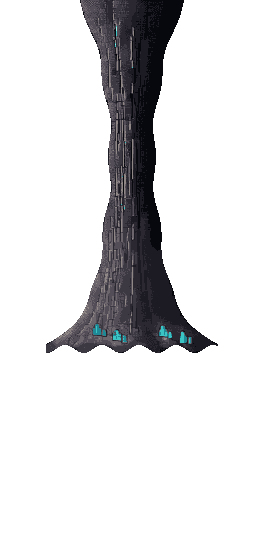
#> input picture art_src/environments/cave_tree_whole.png, 264 x 544 px
$ python pixelize.py ../art_src/environments/cave_tree_whole.png out.png
#> lines starting #> are read from the running program, lines starting #| are printed output that depends on the picture; after the words box and inside, x2 and y2 are one past the last pixel; in counts of white or black regions, pixels touching at a corner belong together
#!/usr/bin/env python3
"""
Farroad art pipeline: turn an AI "pixel art" image into a real sprite.

Stable Diffusion draws pixel art as big soft blocks (e.g. every art pixel
is ~6x6 screen pixels with blurred edges and thousands of colours). This:

  1. detects the block size and grid phase (or use --block),
  2. samples one colour per block (the block's most common colour, ignoring
     its edges) -> a true 1:1 pixel image,
  3. makes the background transparent (flood fill from the border through
     colours close to the corner colour),
  4. reduces to a small shared palette (--colors),
  5. removes background pockets enclosed by the sprite (arm/torso gaps),
  6. cleans orphan pixels (single pixels matching no neighbour are merged
     into their cluster; stray specks deleted; pinholes filled),
  7. crops to the sprite and optionally drops tiny specks.

As a library, shared_palette([...]) builds one palette for several
sprites; pass it as pixelize(..., palette=pal) so a cast shares colours.

Usage:
  python tools/pixelize.py in.png out.png [--block N] [--colors 32]
      [--bg-tolerance 40] [--keep-largest] [--preview preview.png]

Needs Pillow.
"""
import argparse
from collections import Counter, deque

from PIL import Image


def lum(c):
    return 0.299 * c[0] + 0.587 * c[1] + 0.114 * c[2]


def detect_block(img, lo=3, hi=16):
    """Find the block size k and phase p where strong colour edges line up
    on a k-pixel grid. Returns (k, px, py)."""
    px = img.load()
    W, H = img.size
    xs, ys = Counter(), Counter()
    for y in range(0, H, 2):
        for x in range(1, W):
            a, b = px[x - 1, y], px[x, y]
            if abs(a[0] - b[0]) + abs(a[1] - b[1]) + abs(a[2] - b[2]) > 60:
                xs[x] += 1
    for x in range(0, W, 2):
        for y in range(1, H):
            a, b = px[x, y - 1], px[x, y]
            if abs(a[0] - b[0]) + abs(a[1] - b[1]) + abs(a[2] - b[2]) > 60:
                ys[y] += 1

    def best(counter):
        total = sum(counter.values()) or 1
        out = None
        for k in range(lo, hi + 1):
            for p in range(k):
                hit = sum(v for pos, v in counter.items() if pos % k == p)
                # allow edges one pixel off the grid (anti-aliasing)
                near = sum(v for pos, v in counter.items() if (pos - p) % k in (1, k - 1))
                score = (hit + 0.5 * near) / total - 1.0 / k
                if out is None or score > out[0]:
                    out = (score, k, p)
        return out

    sx, sy = best(xs), best(ys)
    k = sx[1] if sx[0] >= sy[0] else sy[1]
    # re-pick phases for the chosen k
    def phase(counter):
        return max(range(k), key=lambda p: sum(v for pos, v in counter.items() if pos % k == p))
    return k, phase(xs), phase(ys)


def downsample(img, k, ox, oy):
    px = img.load()
    W, H = img.size
    cols, rows = (W - ox) // k, (H - oy) // k
    out = Image.new("RGB", (cols, rows))
    op = out.load()
    m = 1 if k >= 4 else 0   # skip the blurred block border
    for j in range(rows):
        for i in range(cols):
            c = Counter()
            for y in range(oy + j * k + m, oy + (j + 1) * k - m):
                for x in range(ox + i * k + m, ox + (i + 1) * k - m):
                    p = px[x, y]
                    c[(p[0] // 8 * 8, p[1] // 8 * 8, p[2] // 8 * 8)] += 1
            op[i, j] = c.most_common(1)[0][0]
    return out


def remove_background(img, tol):
    """Flood-fill from the border through pixels close to the corner colours."""
    px = img.load()
    W, H = img.size
    corners = [px[0, 0], px[W - 1, 0], px[0, H - 1], px[W - 1, H - 1]]
    bg = Counter(corners).most_common(1)[0][0]

    def close(c):
        return abs(c[0] - bg[0]) + abs(c[1] - bg[1]) + abs(c[2] - bg[2]) <= tol

    seen = set()
    q = deque([(x, y) for x in range(W) for y in (0, H - 1)] + [(x, y) for y in range(H) for x in (0, W - 1)])
    while q:
        p = q.popleft()
        if p in seen:
            continue
        x, y = p
        if not (0 <= x < W and 0 <= y < H) or not close(px[p]):
            continue
        seen.add(p)
        q.extend(((x + 1, y), (x - 1, y), (x, y + 1), (x, y - 1)))
    out = img.convert("RGBA")
    op = out.load()
    for p in seen:
        op[p] = (0, 0, 0, 0)
    return out


def remove_enclosed_background(img, bg, tol=20, min_size=6):
    """Background pockets fully enclosed by the sprite (e.g. the gap between
    an arm and the torso) aren't reached by the border flood fill. Remove
    every connected region of near-background colour at least `min_size`
    pixels big; smaller ones are kept (eye whites, sword glints)."""
    px = img.load()
    W, H = img.size

    def close(c):
        return c[3] > 0 and abs(c[0] - bg[0]) + abs(c[1] - bg[1]) + abs(c[2] - bg[2]) <= tol

    seen = set()
    removed = 0
    for y in range(H):
        for x in range(W):
            if (x, y) in seen or not close(px[x, y]):
                continue
            region, q = [], deque([(x, y)])
            seen.add((x, y))
            while q:
                cx, cy = q.popleft()
                region.append((cx, cy))
                for n in ((cx + 1, cy), (cx - 1, cy), (cx, cy + 1), (cx, cy - 1)):
                    if 0 <= n[0] < W and 0 <= n[1] < H and n not in seen and close(px[n]):
                        seen.add(n)
                        q.append(n)
            if len(region) >= min_size:
                for p in region:
                    px[p] = (0, 0, 0, 0)
                removed += len(region)
    return removed


NEIGH8 = ((1, 0), (-1, 0), (0, 1), (0, -1), (1, 1), (1, -1), (-1, 1), (-1, -1))


def cdist(a, b):
    return abs(a[0] - b[0]) + abs(a[1] - b[1]) + abs(a[2] - b[2])


def clean_orphans(img, passes=2, max_contrast=90):
    """Pixel art is built from clusters, not scattered single pixels.
    - An opaque pixel whose colour matches none of its 8 neighbours, and is
      within `max_contrast` of its closest neighbour, is AI noise: it is
      recoloured to that closest neighbouring colour (merged into the
      cluster). High-contrast single pixels (eye highlights, pupils, glints)
      are deliberate detail and are kept.
    - An opaque pixel with no opaque 4-neighbour is deleted (a stray speck).
    - A transparent pixel surrounded on all 4 sides by the sprite is filled
      (a pinhole).
    Returns how many pixels changed."""
    px = img.load()
    W, H = img.size
    changed = 0
    for _ in range(passes):
        edits = {}
        for y in range(H):
            for x in range(W):
                c = px[x, y]
                n8 = [px[x + dx, y + dy] for dx, dy in NEIGH8 if 0 <= x + dx < W and 0 <= y + dy < H]
                n4 = [px[x + dx, y + dy] for dx, dy in NEIGH8[:4] if 0 <= x + dx < W and 0 <= y + dy < H]
                opaque8 = [n for n in n8 if n[3] > 0]
                if c[3] == 0:
                    if len(n4) == 4 and all(n[3] > 0 for n in n4):
                        edits[(x, y)] = Counter(n4).most_common(1)[0][0]
                    continue
                if not any(n[3] > 0 for n in n4):
                    edits[(x, y)] = (0, 0, 0, 0)
                elif c not in n8 and opaque8:
                    nearest = min(opaque8, key=lambda n: cdist(c, n))
                    if cdist(c, nearest) <= max_contrast:
                        edits[(x, y)] = nearest
        for p, c in edits.items():
            px[p] = c
        changed += len(edits)
        if not edits:
            break
    return changed


def components(img):
    px = img.load()
    W, H = img.size
    seen, comps = set(), []
    for y in range(H):
        for x in range(W):
            if px[x, y][3] and (x, y) not in seen:
                comp, q = [], deque([(x, y)])
                seen.add((x, y))
                while q:
                    cx, cy = q.popleft()
                    comp.append((cx, cy))
                    for n in ((cx + 1, cy), (cx - 1, cy), (cx, cy + 1), (cx, cy - 1)):
                        if 0 <= n[0] < W and 0 <= n[1] < H and n not in seen and px[n][3]:
                            seen.add(n)
                            q.append(n)
                comps.append(comp)
    return comps


def quantize(img, colors, palette=None):
    alpha = img.split()[3]
    rgb = img.convert("RGB")
    if palette is not None:
        q = rgb.quantize(palette=palette, dither=Image.Dither.NONE)
    else:
        q = rgb.quantize(colors=colors, method=Image.Quantize.MEDIANCUT, dither=Image.Dither.NONE)
    out = q.convert("RGBA")
    out.putalpha(alpha)
    return out


def pixelize(src, block=None, colors=32, bg_tol=90, keep_largest=False, min_speck=4,
             holes=True, orphans=True, palette=None):
    """Returns (sprite, block size, figure count, stats). `palette` is an
    optional P-mode image whose palette every sprite is mapped onto (see
    shared_palette()), so a whole cast shares one set of colours."""
    img = src.convert("RGB")
    if block:
        k = block
        _, ox, oy = detect_block(img, block, block)
    else:
        k, ox, oy = detect_block(img)
    small = downsample(img, k, ox, oy)
    sp0 = small.load()
    W, H = small.size
    corners = [sp0[0, 0], sp0[W - 1, 0], sp0[0, H - 1], sp0[W - 1, H - 1]]
    bg = Counter(corners).most_common(1)[0][0]
    sprite = remove_background(small, bg_tol)
    stats = {"holes": remove_enclosed_background(sprite, bg) if holes else 0}
    comps = components(sprite)
    sp = sprite.load()
    if comps:
        biggest = max(comps, key=len)
        for comp in comps:
            if (keep_largest and comp is not biggest) or len(comp) < min_speck:
                for p in comp:
                    sp[p] = (0, 0, 0, 0)
    sprite = quantize(sprite, colors, palette)
    stats["orphans"] = clean_orphans(sprite) if orphans else 0
    bbox = sprite.split()[3].getbbox()
    if bbox:
        sprite = sprite.crop(bbox)
    return sprite, k, len(comps), stats


def shared_palette(sprites, colors=32):
    """One palette built from several sprites' opaque pixels."""
    pix = []
    for s in sprites:
        pix += [p[:3] for p in s.convert("RGBA").getdata() if p[3] > 0]
    strip = Image.new("RGB", (len(pix), 1))
    strip.putdata(pix)
    return strip.quantize(colors=colors, method=Image.Quantize.MEDIANCUT, dither=Image.Dither.NONE)


def main():
    ap = argparse.ArgumentParser(description=__doc__, formatter_class=argparse.RawDescriptionHelpFormatter)
    ap.add_argument("src")
    ap.add_argument("dst")
    ap.add_argument("--block", type=int)
    ap.add_argument("--colors", type=int, default=32)
    ap.add_argument("--bg-tolerance", type=int, default=90)
    ap.add_argument("--keep-largest", action="store_true", help="drop everything but the largest figure")
    ap.add_argument("--preview", help="write a side-by-side preview (source | result x block size)")
    a = ap.parse_args()
    src = Image.open(a.src)
#> src is the input picture: PIL image 264x544 RGBA; mean R, G, B, A 8.6, 8.4, 9.7, 43.2
    sprite, k, n, st = pixelize(src, a.block, a.colors, a.bg_tolerance, a.keep_largest)
#> in pixelize, `img = src.convert("RGB")`:
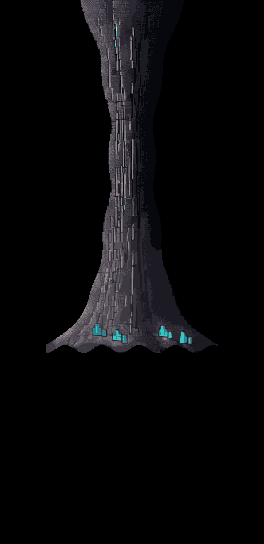
#> img: PIL image 264x544 RGB; mean R, G, B 8.6, 8.4, 9.7
#> after the loop in detect_block, `for y in range(0, H, 2):`: xs = 130 items
#> after the loop in detect_block, `for x in range(0, W, 2):`: ys = 327 items
#> in best, `total = sum(counter.values()) or 1`: total = 2685
#> after the loop in best, `for k in range(lo, hi + 1):`: out = (0.339, 3, 1)
#> in detect_block, `sx, sy = best(xs), best(ys)`: sy = (0.339, 3, 0)
#> in detect_block, `k = sx[1] if sx[0] >= sy[0] else sy[1]`: k = 3
#> in pixelize, `k, ox, oy = detect_block(img)`: ox = 1; oy = 0
#> in downsample, `cols, rows = (W - ox) // k, (H - oy) // k`: cols = 87; rows = 181
#> in downsample, `out = Image.new("RGB", (cols, rows))`: out: PIL image 87x181 RGB; every value is 0
#> in downsample, `m = 1 if k >= 4 else 0`: m = 0
#> in pixelize, `small = downsample(img, k, ox, oy)`:
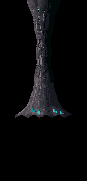
#> small: PIL image 87x181 RGB; mean R, G, B 7.8, 8, 9
#> in pixelize, `corners = [sp0[0, 0], sp0[W - 1, 0], sp0[0, H - 1], sp0[W - 1, H - 1]]`: corners = [(0, 0, 0), (0, 0, 0), (0, 0, 0), (0, 0, 0)]
#> in pixelize, `bg = Counter(corners).most_common(1)[0][0]`: bg = (0, 0, 0)
#> in remove_background, `corners = [px[0, 0], px[W - 1, 0], px[0, H - 1], px[W - 1, H - 1]]`: corners = [(0, 0, 0), (0, 0, 0), (0, 0, 0), (0, 0, 0)]
#> in remove_background, `bg = Counter(corners).most_common(1)[0][0]`: bg = (0, 0, 0)
#> the loop in remove_background, `while q:` made 56952 passes
#> p on passes 56, 58, 60: (27, 180), (28, 180), (29, 180)
#> after the loop in remove_background, `while q:`: seen = 14104 items
#> the loop in remove_background, `for p in seen:` made 14104 passes
#> p on passes 1 to 3: (13, 88), (44, 155), (71, 29)
#> in pixelize, `sprite = remove_background(small, bg_tol)`:
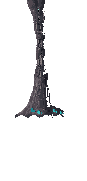
#> sprite: PIL image 87x181 RGBA; mean R, G, B, A 7, 6.9, 7.7, 26.6; transparent parts drawn white
#> in pixelize, `stats = {"holes": remove_enclosed_background(sprite, bg) if holes else..`: stats = {'holes': 0}
#> in pixelize, `comps = components(sprite)`: comps = 7 items
#> in pixelize, `biggest = max(comps, key=len)`: biggest = 1616 pairs, first value 15 to 63, second value 0 to 117
#> the loop in pixelize, `for comp in comps:` made 7 passes
#> comp on passes 2, 3, 4, 6, 7: [(44, 11)], [(44, 33)], [(45, 69)], [(50, 103)], [(52, 117)]
#> in quantize, `alpha = img.split()[3]`:
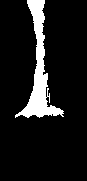
#> alpha: PIL image 87x181 L; 10.4% white; 1 white region, box (x1, y1, x2, y2) and area: (15, 0, 64, 118) 1638
#> in quantize, `rgb = img.convert("RGB")`:
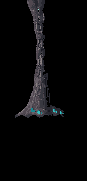
#> rgb: PIL image 87x181 RGB; mean R, G, B 7, 6.9, 7.7
#> after the loop in clean_orphans, `for _ in range(passes):`: changed = 111
#> in pixelize, `bbox = sprite.split()[3].getbbox()`: bbox = (15, 0, 64, 118)
#> in pixelize, `sprite = sprite.crop(bbox)`:
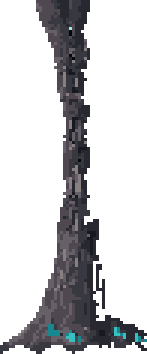
#> sprite: PIL image 49x118 RGBA (shown 3 times larger); mean R, G, B, A 19, 18.8, 20.9, 72.2; transparent parts drawn white
#> k = 3; n = 7; st = {'holes': 0, 'orphans': 111}
    sprite.save(a.dst)
    print("%s: block %dpx -> %dx%d sprite, %d colours, %d figure(s), %d enclosed-background px removed, %d orphan px cleaned"
          % (a.dst, k, sprite.width, sprite.height, len(sprite.getcolors(4096) or []) - 1, n, st["holes"], st["orphans"]))
#| out.png: block 3px -> 49x118 sprite, 10 colours, 7 figure(s), 0 enclosed-background px removed, 111 orphan px cleaned
    if a.preview:
        big = sprite.resize((sprite.width * k, sprite.height * k), Image.NEAREST)
        pv = Image.new("RGBA", (src.width + big.width + 10, max(src.height, big.height)), (40, 40, 48, 255))
        pv.paste(src.convert("RGBA"), (0, 0))
        pv.alpha_composite(big, (src.width + 10, 0))
        pv.save(a.preview)


if __name__ == "__main__":
    main()
